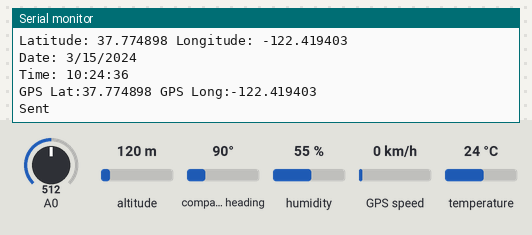
Simulated run of this sketch. Board: Arduino Mega 2560, built with avr-gcc and run on an emulated ATmega2560. On the bench: the last lines printed to the serial monitor. The test bench sets the inputs (shaded band); at power-on: temperature 24 °C, A0 = 512, altitude 120 m, compass heading 90°, humidity 55 %, GPS speed 0 km/h. The GPS gets a fix after 3 s at 37.7749, -122.4194 with 8 satellites; no radio packets arrive unless stated.

Above: at 7.8 s.
7.9 s: temperature set to 11 °C
At 9.3 s:
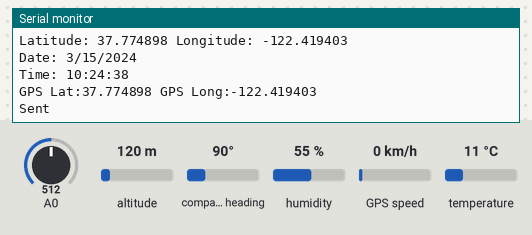
13.3 s: temperature set to 8 °C
At 14.6 s:
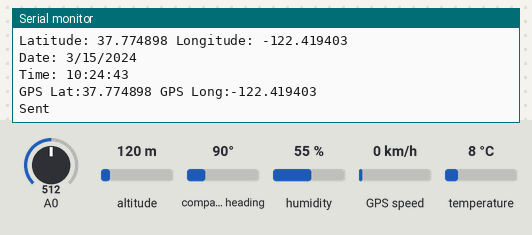
Timing chart, 0 to 16.3 s (numbered marks = the images above; inputs shaded):
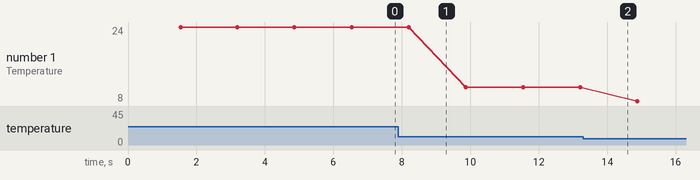

The sketch:

proto.ino
```cpp
#include <DHT11.h>
#include <TinyGPS++.h>
#include <Arduino.h>
#include <SPI.h>
#include <LoRa.h>

// Create an instance of the DHT11 class.
DHT11 dht11(2);

// Create an instance of the TinyGPS++ object.
TinyGPSPlus gps;

void setup() {
  // Initialize USB serial for debugging
  Serial.begin(9600);
  while (!Serial); // Wait for serial port to connect
  Serial.println("LoRa Transmitter");

  // SX1278 setup
  if (!LoRa.begin(433E6)) { // or 915E6, the MHz speed of your module
    Serial.println("Starting LoRa failed!");
    while (1);
  }

  // Print debug message
  Serial.println("Initializing...");

  // Initialize Serial1 for GPS communication
  Serial1.begin(9600);
  delay(1000); // Wait for the GPS module to initialize

  Serial.println("Ready.");
}

void loop() {
  // Values for Transmission
  int gpsYear = 0;
  int gpsMonth = 0;
  int gpsDay = 0;
  int gpsHour = 0;
  int gpsMin = 0;
  int gpsSec = 0;
  float gpsLat = 0.0;
  float gpsLong = 0.0;

  // Attempt to read data from the DHT11 sensor
  int temperature = 0;
  int humidity = 0;
  int result = dht11.readTemperatureHumidity(temperature, humidity);
  int smoke_val = analogRead(0); // Read Gas value from analog 0

  // Print temperature and humidity readings
  if (result == 0) {
    Serial.print("Temperature: ");
    Serial.print(temperature);
    Serial.print(" °C\tHumidity: ");
    Serial.print(humidity);
    Serial.println(" %");
  } else {
    Serial.println("Failed to read DHT11 sensor.");
  }

  // Print smoke detector reading
  Serial.print("Smoke Detector Reading: ");
  Serial.println(smoke_val);

  // Parse GPS data
  while (Serial1.available() > 0) {
    gps.encode(Serial1.read());
  }

  // Display GPS information
  if (gps.location.isValid()) {
    gpsLat = gps.location.lat();
    gpsLong = gps.location.lng();
    Serial.print("Latitude: ");
    Serial.print(gpsLat, 6);
    Serial.print(" Longitude: ");
    Serial.println(gpsLong, 6);
  } else {
    Serial.println("Location: Not Available");
  }

  if (gps.date.isValid()) {
    gpsMonth = gps.date.month();
    gpsDay = gps.date.day();
    gpsYear = gps.date.year();
    Serial.print("Date: ");
    Serial.print(gpsMonth);
    Serial.print("/");
    Serial.print(gpsDay);
    Serial.print("/");
    Serial.println(gpsYear);
  } else {
    Serial.println("Date: Not Available");
  }

  if (gps.time.isValid()) {
    gpsHour = gps.time.hour();
    gpsMin = gps.time.minute();
    gpsSec = gps.time.second();
    Serial.print("Time: ");
    if (gps.time.hour() < 10) Serial.print("0");
    Serial.print(gps.time.hour());
    Serial.print(":");
    if (gps.time.minute() < 10) Serial.print("0");
    Serial.print(gps.time.minute());
    Serial.print(":");
    if (gps.time.second() < 10) Serial.print("0");
    Serial.println(gps.time.second());
  } else {
    Serial.println("Time: Not Available");
  }

  // Initialize array to be transmitted
  uint8_t payload[19];
  payload[0] = (gpsYear >> 8) & 0xFF;
  payload[1] = gpsYear & 0xFF;
  payload[2] = gpsMonth;
  payload[3] = gpsDay;
  payload[4] = gpsHour;
  payload[5] = gpsMin;
  payload[6] = gpsSec;
  memcpy(&payload[7], &gpsLat, sizeof(gpsLat));
  memcpy(&payload[11], &gpsLong, sizeof(gpsLong));
  payload[15] = temperature;
  payload[16] = humidity;
  payload[17] = (smoke_val >> 8) & 0xFF;
  payload[18] = smoke_val & 0xFF;

  // LoRa Transmission
  LoRa.beginPacket();
  LoRa.write(payload, sizeof(payload));
  LoRa.endPacket();

  // Print data for Serial Plotter
  Serial.print("GPS Lat:");
  Serial.print(gpsLat, 6);
  Serial.print(" GPS Long:");
  Serial.println(gpsLong, 6);

  // Clear GPS data for the next iteration
  clearGPSData();
  Serial.println("Sent");
  // Delay before next loop iteration
  delay(1000);
}

void clearGPSData() {
  // Reset GPS object to clear data
  gps.location.lat();
  gps.location.lng();
  gps.date.month();
  gps.date.day();
  gps.date.year();
  gps.time.hour();
  gps.time.minute();
  gps.time.second();
}
```

Measured:
- plotted number 1: 24 → 11 after the input at 7.9 s, 11 → 8 after the input at 13.3 s
